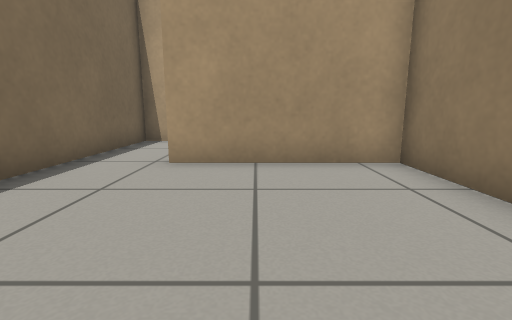
[1] (above)

20 first-person views from a walk through a robot-simulator world made for Gazebo. The camera is 0.5 m above the floor, tilts 10° down and sees 85° across. The floor is counted in squares, 0.5 m on a side. Each view is taken from the middle of a square. On the plan, view 1 faces up. The plan holds only what a view shows up to about 11 squares ahead; the rest is blank.

[2]
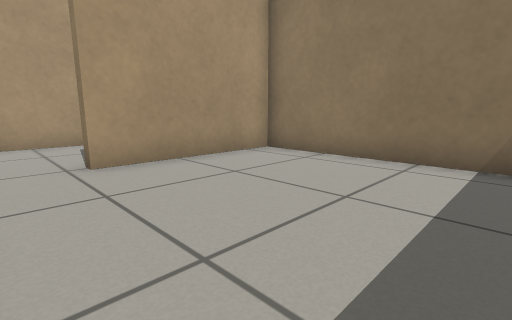

[3]
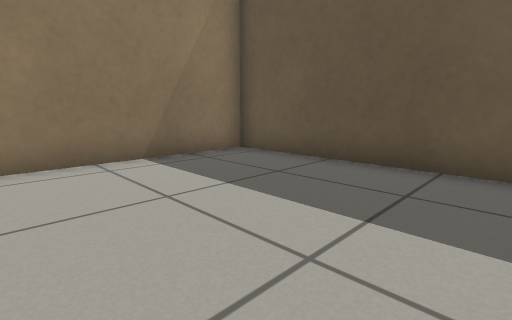

[4]
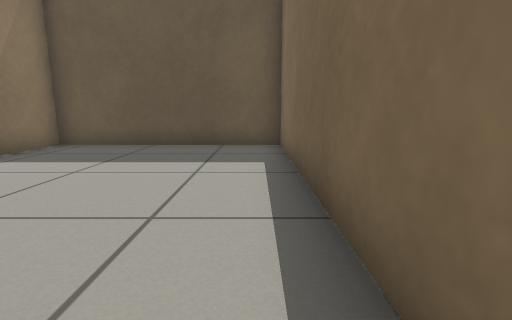

[5]
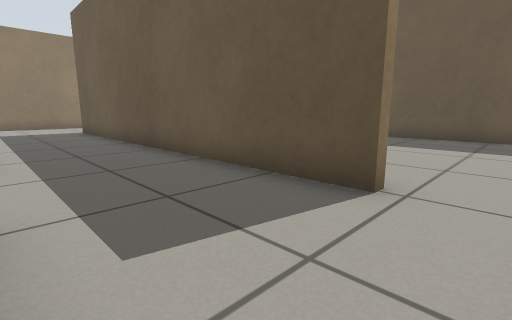

[6]
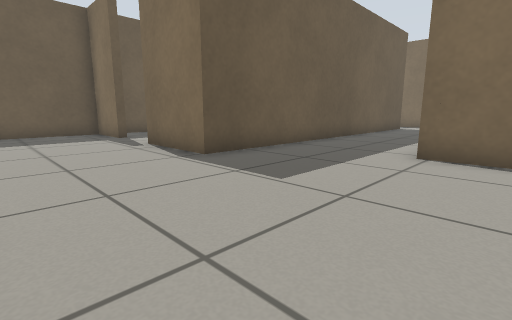

[7]
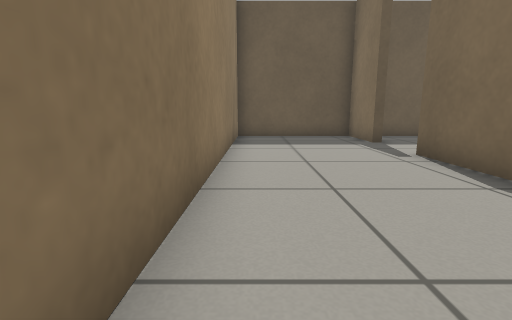

[8]
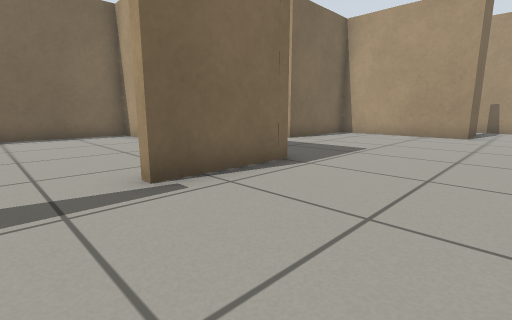

[9]
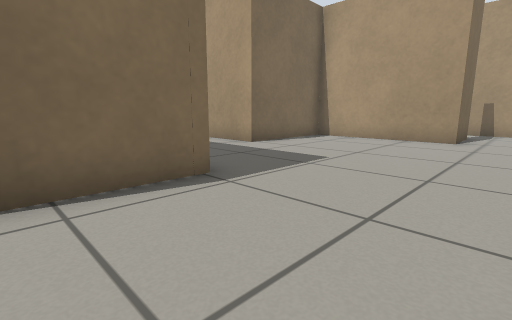

[10]
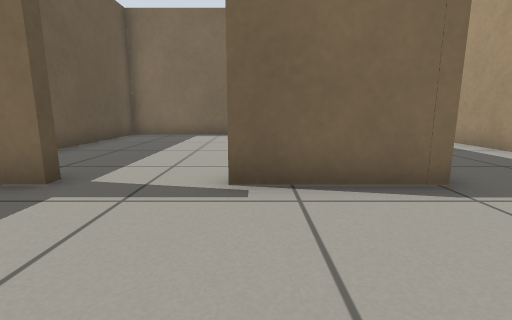

[11]
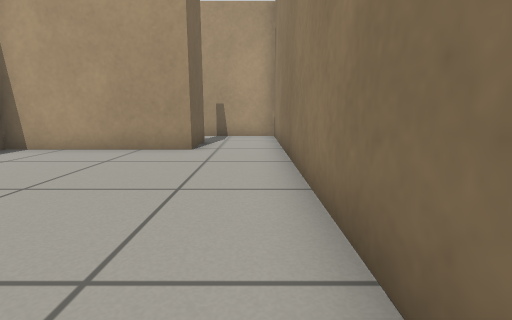

[12]
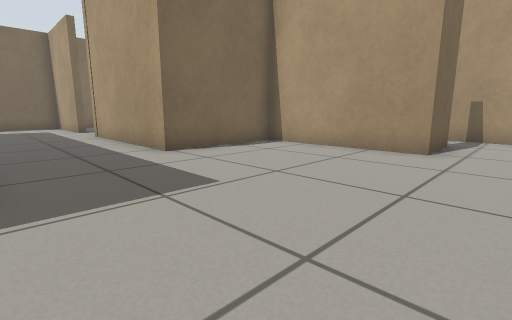

[13]
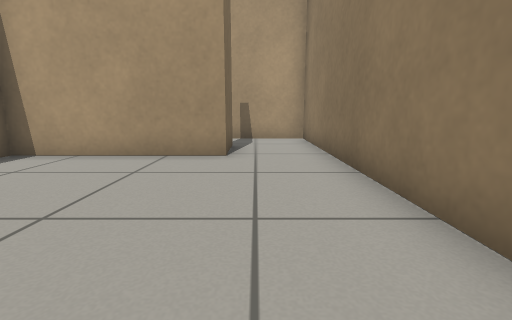

[14]
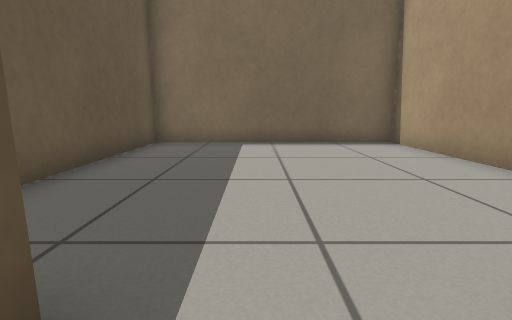

[15]
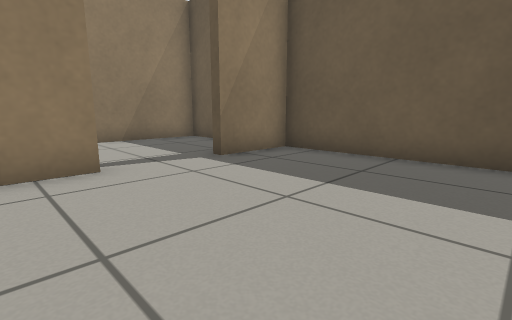

[16]
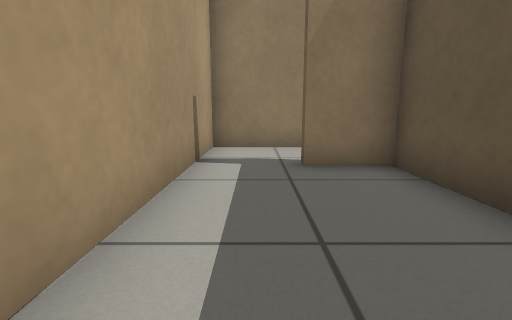

[17]
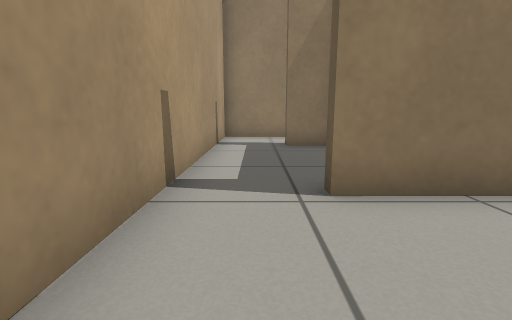

[18]
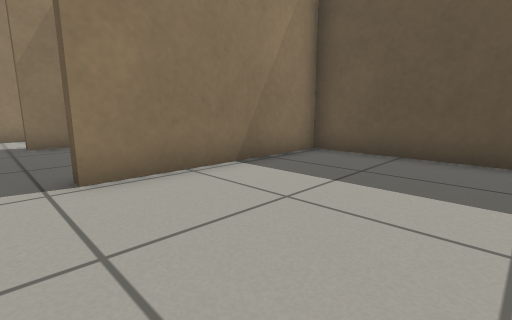

[19]
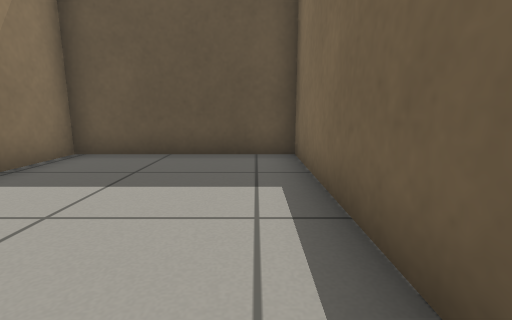

[20]
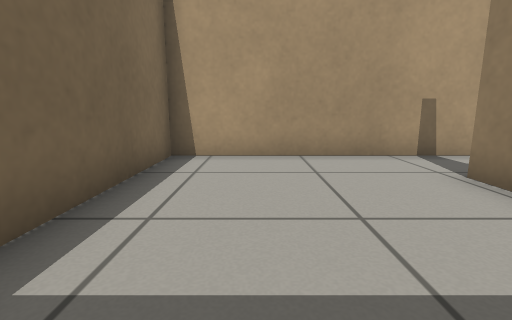

### Floor plan
Points are (right, up) in squares from view 1. A wall is a line through its corners. A room is listed if a view was taken in it or the views show most of it. See-through windows are left out.
Room 1 (views 1, 2, 3, 4)
walls: (-3.7, 6.6) (-3.7, -2.2) (2.8, -2.2) (2.8, 5.3) (-1.8, 5.3)
ways out: opening at (-2.5, 6) to room 2
Room 2 (view 5)
walls: (-0.7, 9.3) (-3.7, 9.3) (-3.7, 6.6)
ways out: opening at (-2.5, 6) to room 1; opening at (-0.5, 8) to room 3
Room 3 (views 6, 7, 8, 9, 10, 11, 12, 13, 14)
walls: (11, 0.1) (11.3, 0.1) (11.3, -2.2) (15.7, -2.2) (15.7, 17.2) (12.5, 17.2); (13.3, 15.3) (13.3, 13.2) (8.5, 13.2) (8.5, 9.3) (2.8, 9.3); (-1.8, 5.6) (11.3, 5.6) (11.3, 2.6)
ways out: opening at (-0.5, 8) to room 2; opening at (11, 1.5) to room 4; opening at (13, 16) to room 5
Room 4 (view 15)
walls: (7.4, 5.3) (3.1, 5.3) (3.1, -2.2) (11, -2.2) (11, 0.1); (11, 2.5) (11, 3.9)
ways out: opening at (11, 1.5) to room 3
Room 5 (view 16)
walls: (10.6, 13.5) (13, 13.5) (13, 15.1); (12.5, 17.2) (7.5, 17.2)
ways out: opening at (13, 16) to room 3; opening at (8, 16) to room 6
Room 6 (views 17, 18, 19, 20)
walls: (7.5, 17.2) (3.1, 17.2) (3.1, 9.6) (8.2, 9.6) (8.2, 15.2)
ways out: opening at (8, 16) to room 5

Positions as (right, up) in squares from view 1, and headings:
1: (0, 0), facing up
2: (-3, 0), facing up-right
3: (-3, 3), facing down-right
4: (-3, 6), facing down
5: (-3, 9), facing down-right
6: (15, 11), facing down-left
7: (15, 9), facing down
8: (15, 1), facing up-left
9: (15, 3), facing up-left
10: (15, 3), facing left
11: (15, 6), facing up
12: (15, 6), facing up-left
13: (14, 7), facing up
14: (12, 1), facing left
15: (6, 4), facing down-right
16: (8, 16), facing right
17: (5, 16), facing right
18: (4, 16), facing down-right
19: (4, 16), facing down
20: (5, 11), facing up
